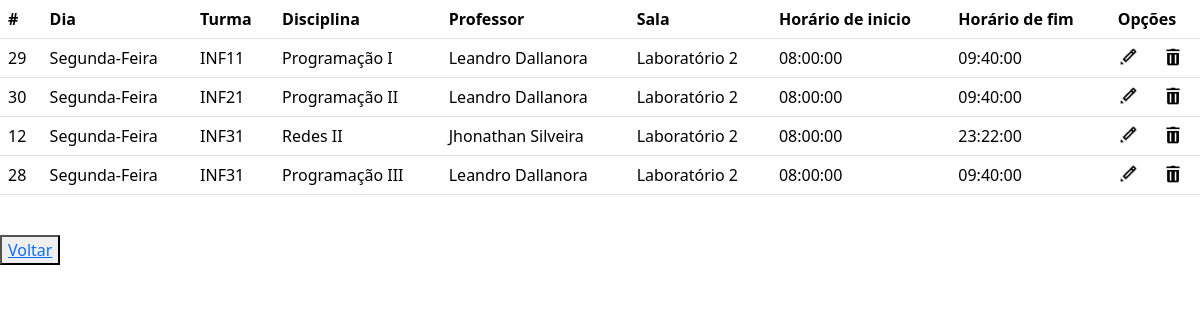
The page /crud/crud_horario/listar.php (signed in) on the database as committed earlier.
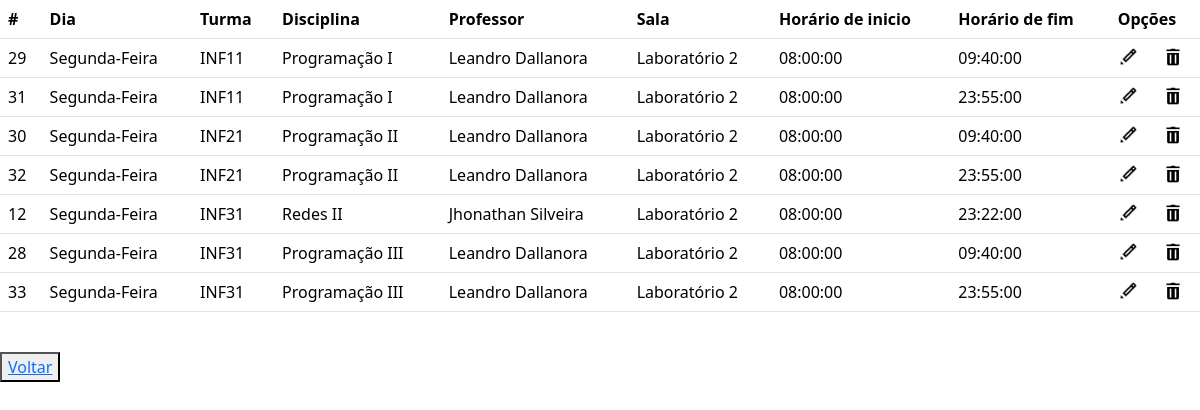
The same page on the database as committed later.
### tables this page shows
CREATE TABLE IF NOT EXISTS `horario` (
  `id_horario` int NOT NULL AUTO_INCREMENT,
  `dia` char(15) NOT NULL,
  `fk_professor` int NOT NULL,
  `horario_inicio` time NOT NULL,
  `horario_fim` time NOT NULL,
  `fk_sala_n_sala` int NOT NULL,
  `fk_disciplina_id_disciplina` int NOT NULL,
  `fk_turma_id_turma` int NOT NULL,
  PRIMARY KEY (`id_horario`),
  KEY `fk_horario_sala` (`fk_sala_n_sala`),
  KEY `fk_horario_disciplina` (`fk_disciplina_id_disciplina`),
  KEY `fk_horario_turma` (`fk_turma_id_turma`),
  KEY `fk_horario_usuario` (`fk_professor`)
);

CREATE TABLE IF NOT EXISTS `turma` (
  `id_turma` int NOT NULL AUTO_INCREMENT,
  `nome_turma` varchar(255) NOT NULL,
  PRIMARY KEY (`id_turma`)
);

CREATE TABLE IF NOT EXISTS `disciplina` (
  `id_disciplinas` int NOT NULL AUTO_INCREMENT,
  `nome_disciplina` varchar(255) DEFAULT NULL,
  PRIMARY KEY (`id_disciplinas`)
);

CREATE TABLE IF NOT EXISTS `usuario` (
  `id_usuario` int NOT NULL AUTO_INCREMENT,
  `nome_usuario` varchar(255) NOT NULL,
  `email` varchar(200) NOT NULL,
  `senha` varchar(255) NOT NULL,
  `nivel` int NOT NULL,
  PRIMARY KEY (`id_usuario`)
);

CREATE TABLE IF NOT EXISTS `sala` (
  `n_sala` int NOT NULL,
  `descricao` varchar(255) NOT NULL,
  PRIMARY KEY (`n_sala`)
);

### crud/crud_horario/listar.php (the view, shortened to what this page needs)
<?php
echo "<link rel='stylesheet' href='../../css/bootstrap.min.css'>";
include('../../conecta.php');
$sql = "SELECT * FROM horario
INNER JOIN sala ON fk_sala_n_sala = n_sala
INNER JOIN disciplina ON id_disciplinas = fk_disciplina_id_disciplina
INNER JOIN turma ON id_turma = fk_turma_id_turma
INNER JOIN usuario ON id_usuario = fk_professor
;";
$resultado = mysqli_query($conexao, $sql);
echo '<table class="table">
<tr>
<th scope="col">#</th>
<th scope="col">Dia</th>
<th scope="col">Turma</th>
<th scope="col">Disciplina</th>
<th scope="col">Professor</th>
<th scope="col">Sala</th>
<th scope="col">Horário de inicio</th>
<th scope="col">Horário de fim</th>
<th colspan=3>Opções</th>
</tr>';
while ($dados = mysqli_fetch_assoc($resultado)) {
    echo '<tr>';
    echo '<td>' . $dados['id_horario'] . '</td>';
    echo '<td>' . $dados['dia'] . '</td>';
    echo '<td>' . $dados['nome_turma'] . '</td>';
    echo '<td>' . $dados['nome_disciplina'] . '</td>';
    echo '<td>' . $dados['nome_usuario'] . '</td>';
    echo '<td>' . $dados['descricao'] . '</td>';
    echo '<td>' . $dados['horario_inicio'] . '</td>';
    echo '<td>' . $dados['horario_fim'] . '</td>';
    echo '<td> <a href="formedit.php?id_horario=' . $dados['id_horario'] . '"> <img src="imagens/editar.png" width="20" height="20"> </a> </td>';
    echo '<td> <a href="excluir.php?id_horario=' . $dados['id_horario'] . '"> <img src="imagens/excluir.png" width="20" height="20"> </a> </td>';
    echo '</tr>';
}
echo '</table>' . "<br>";
echo '<button><a href="index.php">Voltar</a></button>';
?>

Rows that differ between the two databases and show on the page:
added horario: id_horario "31", dia "Segunda-Feira", fk_turma_id_turma.nome_turma "INF11", fk_disciplina_id_disciplina.nome_disciplina "Programação I", fk_professor.nome_usuario "Leandro Dallanora", fk_sala_n_sala.descricao "Laboratório 2", horario_inicio "08:00:00", horario_fim "23:55:00"
added horario: id_horario "32", dia "Segunda-Feira", fk_turma_id_turma.nome_turma "INF21", fk_disciplina_id_disciplina.nome_disciplina "Programação II", fk_professor.nome_usuario "Leandro Dallanora", fk_sala_n_sala.descricao "Laboratório 2", horario_inicio "08:00:00", horario_fim "23:55:00"
added horario: id_horario "33", dia "Segunda-Feira", fk_turma_id_turma.nome_turma "INF31", fk_disciplina_id_disciplina.nome_disciplina "Programação III", fk_professor.nome_usuario "Leandro Dallanora", fk_sala_n_sala.descricao "Laboratório 2", horario_inicio "08:00:00", horario_fim "23:55:00"
